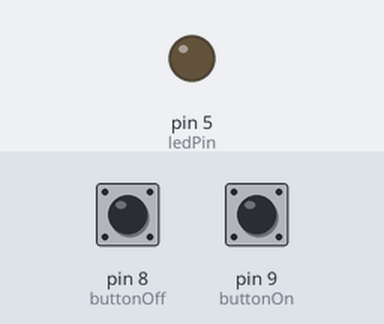
Recording of a sketch running on a simulated Arduino Uno, built with avr-gcc and run on an emulated ATmega328P. Parts: output pins drawn as LEDs (lit = HIGH). The test bench sets the inputs (shaded band); at power-on: pin 9 (buttonOn) HIGH, pin 8 (buttonOff) HIGH.

Above: at 1.2 s.
1.3 s: pin 9 (buttonOn) pulled LOW for 0.15 s
At 1.9 s:
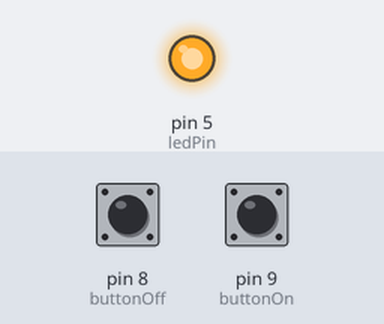
2.9 s: pin 8 (buttonOff) pulled LOW for 0.15 s
At 4.1 s:
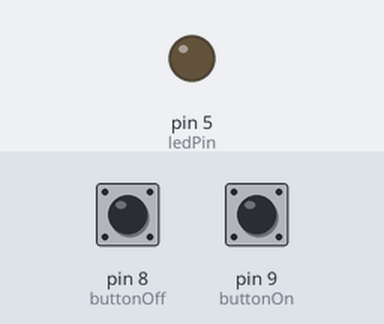
4.5 s: pin 9 (buttonOn) pulled LOW for 1 s
At 5.5 s:
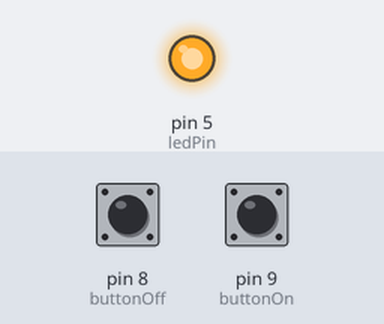
Timing chart, 0 to 7.5 s (numbered marks = the images above; inputs shaded):
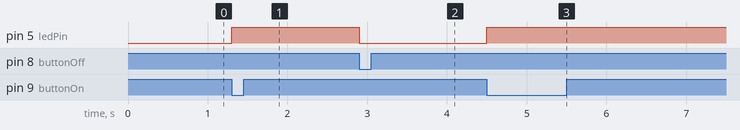

The sketch:

InputOutputButtons.ino
```cpp
// By Paul Cernea

const int ledPin = 5;
const int buttonOn = 9;
const int buttonOff = 8;

uint8_t buttonState = LOW; // Off, 0.
void setup()
{
  pinMode(ledPin, OUTPUT);
  pinMode(buttonOn, INPUT_PULLUP);
  pinMode(buttonOff, INPUT_PULLUP);
  buttonState = LOW;
  digitalWrite(ledPin, LOW);
}

void loop()
{
  if (digitalRead(buttonOn) == LOW)
  {
    if (buttonState == HIGH) { return; }
    buttonState = HIGH;
  }
  else if (digitalRead(buttonOff) == LOW)
  {
    if (buttonState == LOW) { return; }
    buttonState = LOW;
  }
  else { return; }
  digitalWrite(ledPin, buttonState);
}
```

Measured:
- after the input at 1.3 s, pin 5 (ledPin): LOW → HIGH at once
- after the input at 2.9 s, pin 5 (ledPin): HIGH → LOW at once
- after the input at 4.5 s, pin 5 (ledPin): LOW → HIGH at once
